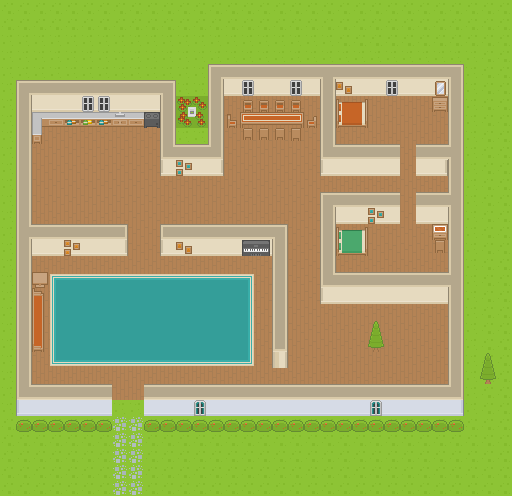

A level layout from a 2D game, rendered from its tile map. Below: a short description, then the map file with tile-grid data replaced by summaries:
An orthogonal 32x31 tile map with 16x16 px tiles, 8 tile layers (Carpet, Table, Walls, Floor, ...), 3 tilesets and 29 objects.

<map version="1.0" orientation="orthogonal" renderorder="right-down" width="32" height="31" tilewidth="16" tileheight="16" nextobjectid="36">
 <tileset firstgid="1" name="Kenney" tilewidth="16" tileheight="16" spacing="1" tilecount="468" columns="26">
  <image source="roguelikeIndoor_transparent.png" width="457" height="305" />
 </tileset>
 <tileset firstgid="469" name="KenneyWalls" tilewidth="16" tileheight="16" spacing="1" tilecount="1767" columns="57">
  <image source="roguelikeSheet_transparent.png" width="968" height="526" />
 </tileset>
 <tileset firstgid="2236" name="TV" tilewidth="64" tileheight="64" tilecount="1" columns="1">
  <image source="pixelart-tv-niso.png" width="64" height="64" />
 </tileset>
 <layer name="Carpet" width="32" height="31">
  <data>[992 cells, 992 non-empty, 3 distinct tile ids]</data>
 </layer>
 <layer name="Table" width="32" height="31">
  <data>[992 cells, 14 non-empty, 8 distinct tile ids]</data>
 </layer>
 <layer name="Walls" width="32" height="31">
  <data>[992 cells, 231 non-empty, 18 distinct tile ids]</data>
 </layer>
 <layer name="Floor" width="32" height="31">
  <data>[992 cells, 78 non-empty, 9 distinct tile ids]</data>
 </layer>
 <layer name="Doors" width="32" height="31">
  <data>[992 cells, 0 non-empty, 0 distinct tile ids]</data>
 </layer>
 <layer name="Greenery" width="32" height="31">
  <data>[992 cells, 44 non-empty, 7 distinct tile ids]</data>
 </layer>
 <layer name="Furniture" width="32" height="31">
  <data>[992 cells, 26 non-empty, 22 distinct tile ids]</data>
 </layer>
 <layer name="Things On Walls" width="32" height="31">
  <data>[992 cells, 30 non-empty, 19 distinct tile ids]</data>
 </layer>
 <objectgroup name="Colliders" visible="0">
  <object id="2" x="18.0339" y="82.0339" width="155.462" height="44.4832" />
  <object id="3" x="18.4925" y="127.893" width="11.4647" height="286.618" />
  <object id="4" x="18.0339" y="319.125" width="0.458589" height="0.917179" />
  <object id="5" x="161.572" y="126.976" width="12.8405" height="48.1519" />
  <object id="6" x="209.724" y="65.0661" width="11.9233" height="110.979" />
  <object id="7" x="223.941" y="66.9005" width="238.008" height="28.4325" />
  <object id="9" x="448.649" y="99.4603" width="14.6749" height="74.7501" />
  <object id="10" x="321.162" y="97.626" width="12.8405" height="78.4188" />
  <object id="11" x="335.836" y="146.695" width="62.3682" height="28.8911" />
  <object id="12" x="415.172" y="146.236" width="33.0184" height="28.8911" />
  <object id="13" x="449.108" y="175.586" width="14.2163" height="239.842" />
  <object id="16" x="322.079" y="193.013" width="76.5844" height="29.8083" />
  <object id="17" x="321.162" y="224.655" width="12.3819" height="76.1258" />
  <object id="18" x="335.836" y="275.559" width="112.813" height="27.5154" />
  <object id="19" x="145.522" y="384.244" width="301.293" height="30.7255" />
  <object id="20" x="18.0339" y="386.079" width="92.6351" height="28.4325" />
  <object id="22" x="31.7916" y="226.948" width="94.4694" height="27.974" />
  <object id="23" x="162.948" y="226.49" width="121.985" height="27.0568" />
  <object id="24" x="273.468" y="255.839" width="13.2991" height="110.979" />
  <object id="25" x="32.2502" y="272.807" width="13.7577" height="14.2163" />
  <object id="26" x="367.938" y="321.418" width="15.1334" height="30.7255" />
  <object id="27" x="145.063" y="416.346" width="317.802" height="14.2163" />
  <object id="28" x="17.1168" y="416.346" width="93.5522" height="14.2163" />
  <object id="29" x="478.916" y="352.143" width="17.4264" height="34.8528" />
  <object id="30" x="415.172" y="192.554" width="33.0184" height="30.7255" />
  <object id="31" x="433.057" y="225.114" width="14.2163" height="14.6749" />
  <object id="32" x="432.599" y="97.1674" width="15.1334" height="13.7577" />
  <object id="33" x="31.7273" y="127.091" width="10" height="16.8182" />
  <object id="35" x="53.3333" y="89.6667" />
 </objectgroup>
</map>